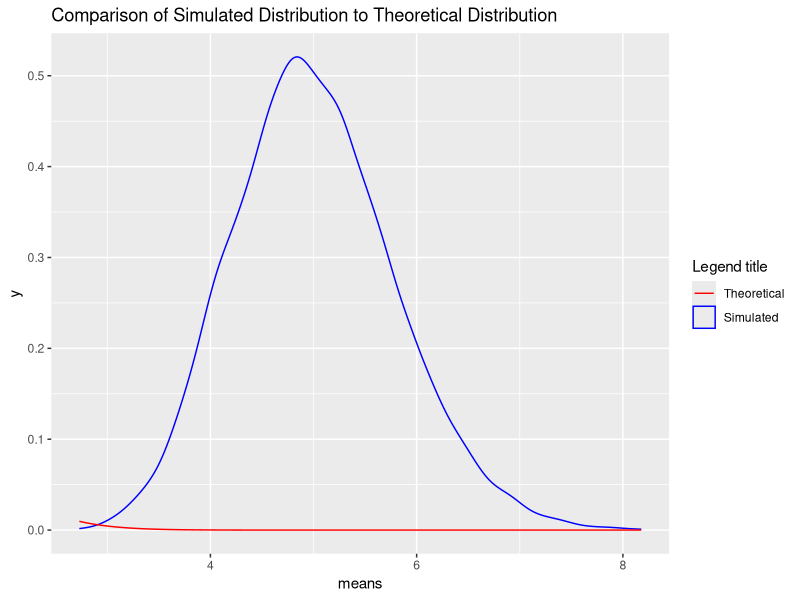

Write R code to recreate this figure.
## ---- chunk 1
knitr::opts_chunk$set(cache=FALSE)
## ---- chunk 2
lambda = .2
n = 40
sim = 10000
## ---- chunk 3
set.seed(1)
means = replicate(sim, expr = mean(rexp(n,lambda)))
## ---- chunk 4
1/lambda
## ---- chunk 5
mean(means)
## ---- chunk 6
1/lambda^2
## ---- chunk 7
var(means)*n
## ---- chunk 8
library(ggplot2)
ggplot(data.frame(means), aes(x=means, color="red")) + geom_density() + stat_function(fun = dnorm, aes(color = "blue"), arg = list(mean = 1/lambda, sd=sqrt(lambda^-2/n))) + scale_colour_manual("Legend title", values = c("red", "blue"), labels = c("Theoretical","Simulated"))+ggtitle("Comparison of Simulated Distribution to Theoretical Distribution")
## ---- chunk 9
mean(means) + c(-1,1)*sd(means)/sqrt(40)*qnorm(.975)
